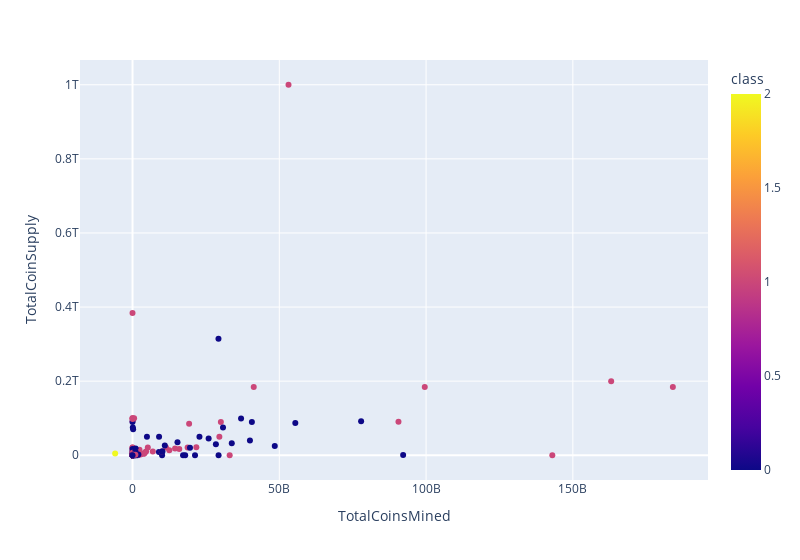

Notebook code cell kept with this figure:
### Code cell
#plot totalcoinsmined vs totalcoinsupply
fig = px.scatter(clustered_df, x="TotalCoinsMined", y="TotalCoinSupply", color="class", width=800, hover_name="CoinName", hover_data=["Algorithm"])
fig.show()

### Figure 1 — Plotly figure (JSON) as saved in the notebook; plotly's stock layout.template omitted (floating-point values rounded to 4 significant figures; data arrays with more than 128 entries replaced by an {"elided": "..."} marker saying what was removed)
{"data": [{"customdata": {"elided": "683x1 str values"}, "hovertemplate": "<b>%{hovertext}</b><br><br>TotalCoinsMined=%{x}<br>TotalCoinSupply=%{y}<br>Algorithm=%{customdata[0]}<br>class=%{marker.color}<extra></extra>", "hovertext": {"elided": "683 str values"}, "legendgroup": "", "marker": {"color": {"elided": "683 int values"}, "coloraxis": "coloraxis", "symbol": "circle"}, "mode": "markers", "name": "", "orientation": "h", "showlegend": false, "type": "scatter", "x": {"elided": "683 float values"}, "xaxis": "x", "y": {"elided": "683 str values"}, "yaxis": "y"}], "layout": {"coloraxis": {"colorbar": {"title": {"text": "class"}}, "colorscale": [[0, "#0d0887"], [0.1111, "#46039f"], [0.2222, "#7201a8"], [0.3333, "#9c179e"], [0.4444, "#bd3786"], [0.5556, "#d8576b"], [0.6667, "#ed7953"], [0.7778, "#fb9f3a"], [0.8889, "#fdca26"], [1, "#f0f921"]]}, "legend": {"tracegroupgap": 0}, "margin": {"t": 60}, "width": 800, "xaxis": {"anchor": "y", "domain": [0, 1], "title": {"text": "TotalCoinsMined"}}, "yaxis": {"anchor": "x", "domain": [0, 1], "title": {"text": "TotalCoinSupply"}}}}
